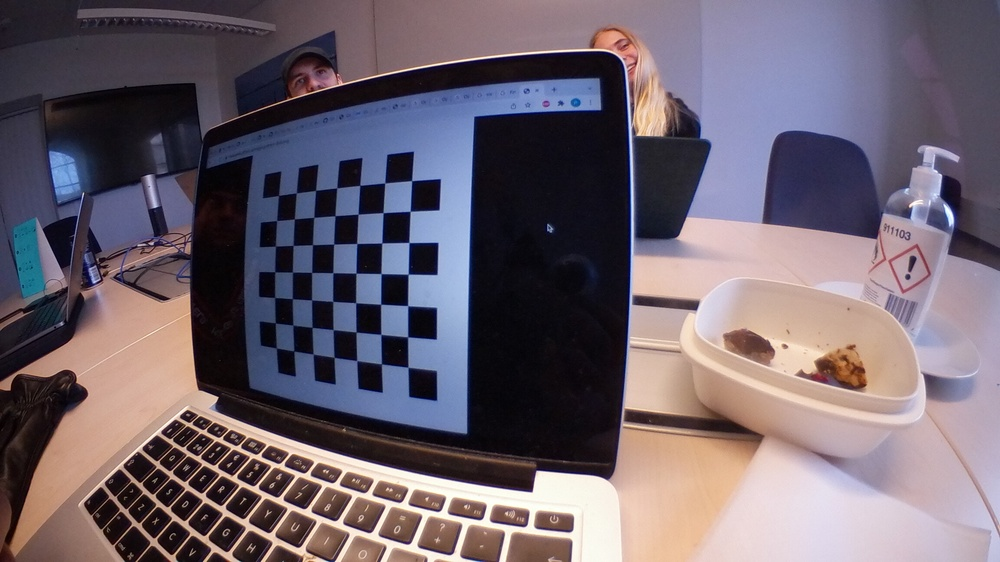
#> input picture images/chessboard/chess1.JPG, 1000 x 562 px, shrunk from 2304 x 1296 before the run; its folder holds only this picture in this run
$ python generateCameramatrix.py
#> lines starting #> are read from the running program, lines starting #| are printed output that depends on the picture; after the words box and inside, x2 and y2 are one past the last pixel; in counts of white or black regions, pixels touching at a corner belong together

import numpy as np
import cv2
import glob
import yaml
#import pathlib

# termination criteria
criteria = (cv2.TERM_CRITERIA_EPS + cv2.TERM_CRITERIA_MAX_ITER, 30, 0.001)
# prepare object points, like (0,0,0), (1,0,0), (2,0,0) ....,(6,5,0)
objp = np.zeros((7*7,3), np.float32)
objp[:,:2] = np.mgrid[0:7,0:7].T.reshape(-1,2)
# Arrays to store object points and image points from all the images.
objpoints = [] # 3d point in real world space
imgpoints = [] # 2d points in image plane.

images = glob.glob(r'../images/chessboard/*.JPG')

# path = 'results'
# pathlib.Path(path).mkdir(parents=True, exist_ok=True)

found = 0
for fname in images:  # Here, 10 can be changed to whatever number you like to choose
    img = cv2.imread(fname) # Capture frame-by-frame
#> img is the input picture: shape (562, 1000, 3); mean B, G, R 109.1, 98.6, 109.5
    #print(images[im_i])
    gray = cv2.cvtColor(img, cv2.COLOR_BGR2GRAY)
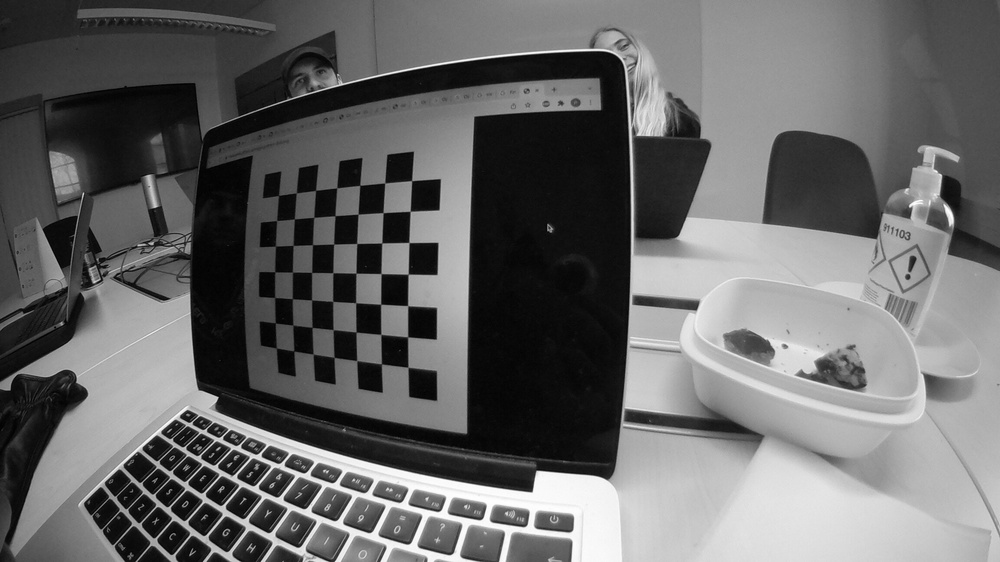
#> gray: shape (562, 1000); min 1, max 255, mean 103.1
    # Find the chess board corners
    ret, corners = cv2.findChessboardCorners(gray, (7,7), None)
#> ret = True; corners = 49 rows, first 8: [411.6, 180.7], [410.2, 211.4], [409.1, 242.5], [408.2, 274.2], [407.6, 305.5], [407.8, 336.6], [407.7, 367.2], [384.7, 183.1]
    # If found, add object points, image points (after refining them)
    if ret == True:
        objpoints.append(objp)   # Certainly, every loop objp is the same, in 3D.
        corners2 = cv2.cornerSubPix(gray,corners,(11,11),(-1,-1),criteria)
#> corners2 = 49 rows, first 8: [411.6, 180.6], [410.2, 211.3], [408.9, 242.5], [408.1, 274.2], [407.7, 305.7], [407.6, 336.9], [407.9, 367.3], [384.7, 182.9]
        imgpoints.append(corners2)
        # Draw and display the corners
        img = cv2.drawChessboardCorners(img, (7,7), corners2, ret)
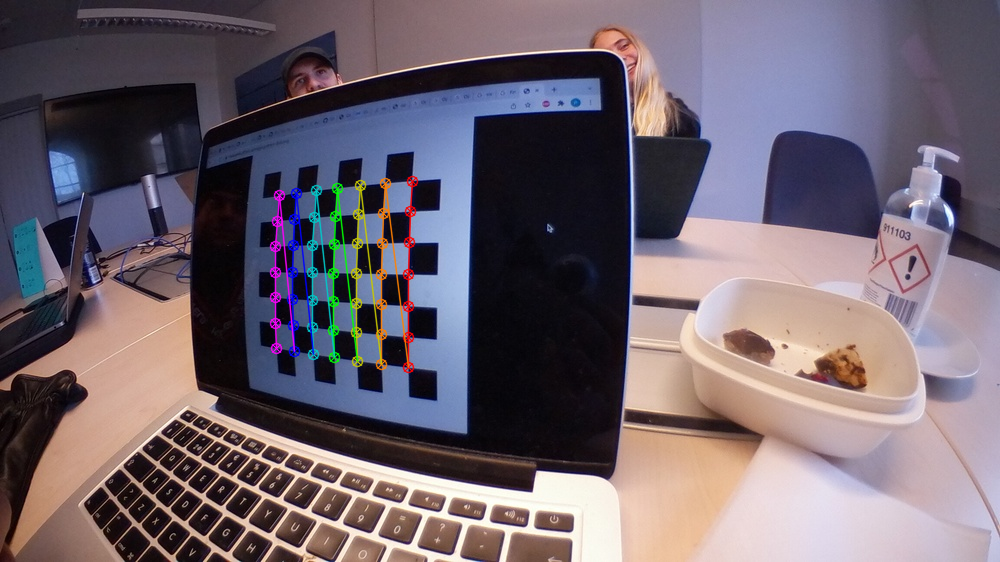
#> img: shape (562, 1000, 3); 1.79% of pixels changed, all inside (x1, y1, x2, y2) = (269, 175, 419, 374)
        found += 1
        cv2.imshow('img', img)
        cv2.waitKey(5)
        # if you want to save images with detected corners
        # uncomment following 2 lines and lines 5, 18 and 19
        # image_name = path + '/calibresult' + str(found) + '.png'
        # cv2.imwrite(image_name, img)

print("Number of images used for calibration: ", found)

# When everything done, release the capture
# cap.release()
cv2.destroyAllWindows()

# calibration
ret, mtx, dist, rvecs, tvecs = cv2.calibrateCamera(objpoints, imgpoints, gray.shape[::-1], None, None)
#> ret = 0.0755; mtx = [[425.9, 0, 502.2], [0, 420.4, 289.8], [0, 0, 1]]; dist = [[-0.36, 0.206, -0.00328, 0.00101, -0.106]]; rvecs = ([0.228, 0.178, 1.59],); tvecs = ([-2.86, -3.49, 12.93],)
img = cv2.imread('/Users/pontusjohansson/PycharmProjects/pythonProject3/fisheyePicture.JPG')
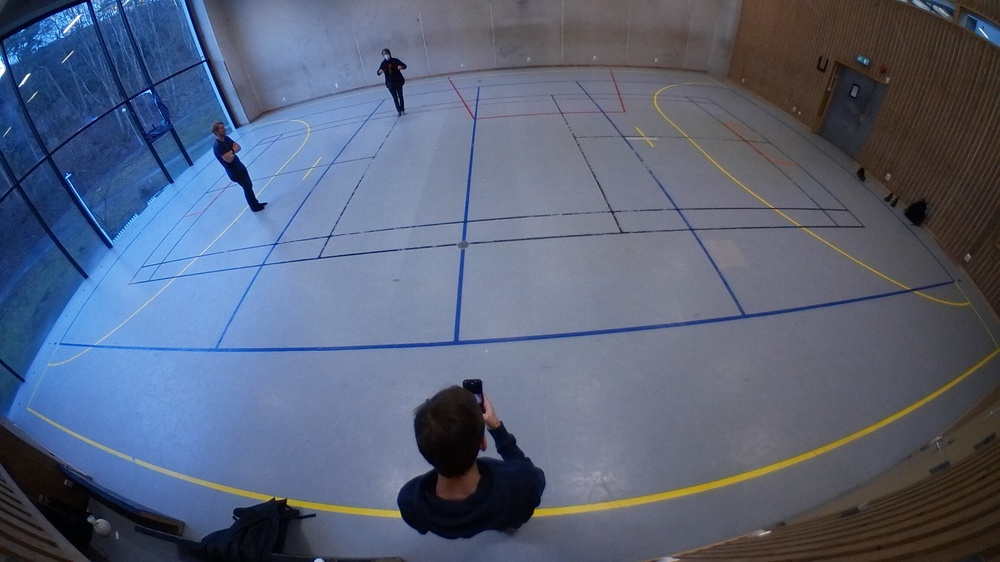
#> input picture pythonProject1/fisheyePicture.JPG, 1000 x 562 px, shrunk from 2304 x 1296 before the run, found by its file name
#> img is the input picture: shape (562, 1000, 3); mean B, G, R 121.6, 98.4, 88
h,  w = img.shape[:2]
#> h = 562; w = 1000
newcameramtx, roi = cv2.getOptimalNewCameraMatrix(mtx, dist, (w,h), 1, (w,h))
#> newcameramtx = [[425.9, 0, 502.2], [0, 321.3, 292.2], [0, 0, 1]]; roi = (0, 71, 999, 429)

# undistort
dst = cv2.undistort(img, mtx, dist, None, newcameramtx)
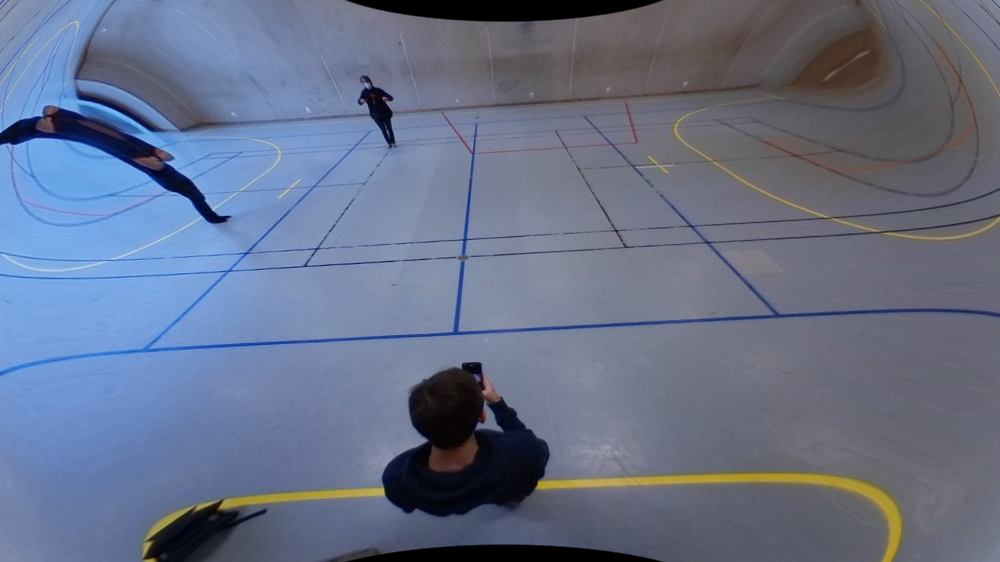
#> dst: shape (562, 1000, 3); mean B, G, R 136.6, 112.8, 102.5


# crop the image
x, y, w, h = roi
#> x = 0; y = 71; w = 999; h = 429
dst = dst[y:y+h, x:x+w]
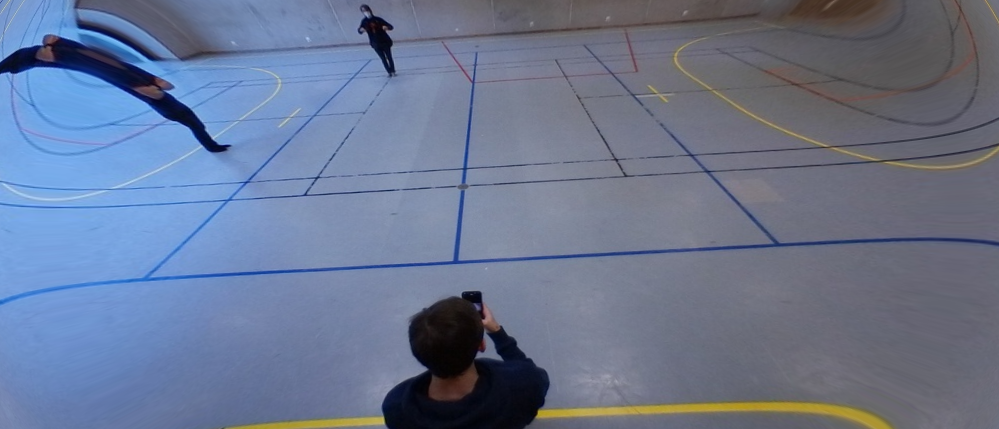
#> dst: shape (429, 999, 3); mean B, G, R 144.8, 118.4, 106.2
cv2.imwrite('calibresult.png', dst)

# transform the matrix and distortion coefficients to writable lists
data = {'camera_matrix': np.asarray(mtx).tolist(),
        'dist_coeff': np.asarray(dist).tolist(),
        'newcameramatrix': np.asarray(newcameramtx).tolist()}
#> data = {'camera_matrix': [[425.9, 0, 502.2], [0, 420.4, 289.8], [0, 0, 1]], 'dist_coeff': [[-0.36, 0.206, -0.00328, 0.00101, -0.106]], 'newcameramatrix': [[425.9, 0, 502.2], [0, 321.3, 292.2], [0, 0, 1]]}

# and save it to a file
with open("calibration_matrix.yaml", "w") as f:
    yaml.dump(data, f)

# done
a_yaml_file = open("calibration_matrix.yaml")
parsed_yaml_file = yaml.load(a_yaml_file, Loader=yaml.FullLoader)

print(parsed_yaml_file["newcameramatrix"])
print(parsed_yaml_file.get("newcameramatrix"))
